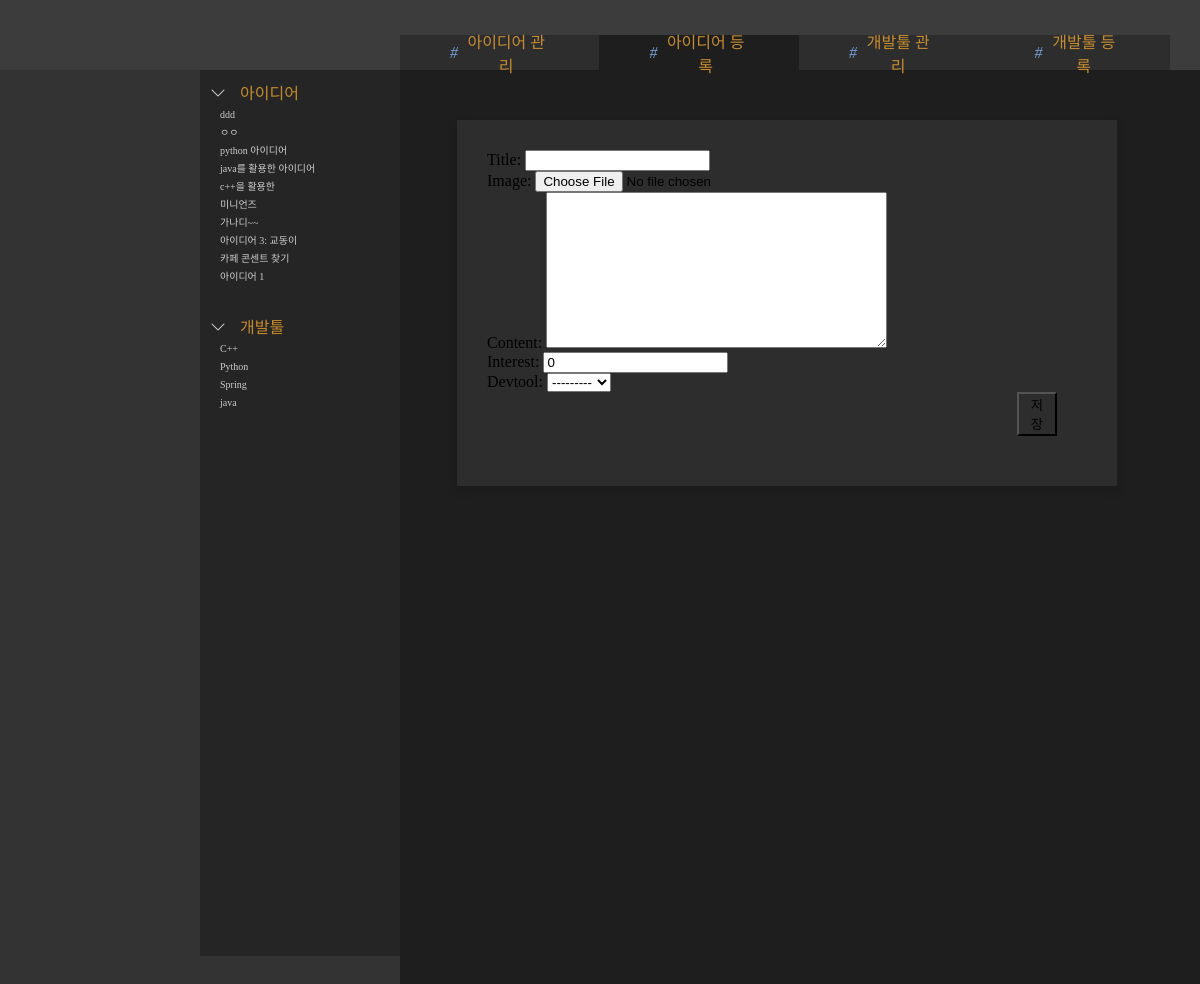
Page /ideas/create/ on the committed database.
### ideaapp/models.py (models this page shows, shortened)
class Idea(models.Model):
    title = models.CharField(max_length=100)
    image = models.ImageField(upload_to="ideas/", blank=True, null=True)
    content = models.TextField()
    interest = models.IntegerField(default=0)
    devtool = models.ForeignKey( #하나의 아이디어는 하나 이상의 개발툴을 가진다.
        DevTool,
        on_delete=models.PROTECT, #이 개발툴을 사용하는 아이디어가 잇으면, 개발툴을 삭제하지 못함
        related_name="ideas"  #나중에 개발툴 상세페이지에서 해당 개발툴을 사용하는 아이디어를 불러올 수 잇음
    )
    created_at = models.DateTimeField(auto_now_add=True)

class DevTool(models.Model):
    name = models.CharField(max_length=50, unique=True)
    kind = models.CharField(max_length=50)
    content = models.TextField(blank=True)
    def __str__(self):
        return self.name

### ideaapp/views.py (the view)
# urls.py: path("ideas/create/", views.idea_create, name="idea_create"),
def idea_create(request):
    if request.method == "POST":
        form = IdeaForm(request.POST, request.FILES)
        if form.is_valid():
            idea = form.save()
            return redirect("ideaapp:idea_detail", pk=idea.pk)
    else:
        form = IdeaForm()
    return render(request, "ideaapp/idea_form.html", {"form": form})

### ideaapp/forms.py
class IdeaForm(forms.ModelForm):
    class Meta:
        model = Idea
        fields = ["title", "image", "content", "interest", "devtool"]

### ideaapp/context_processors.py (called while the page is built)
def sidebar_lists(request):
    return {
        "sidebar_ideas": Idea.objects.order_by("-created_at")[:20],  # 최근 20개
        "sidebar_devtools": DevTool.objects.order_by("name")[:50],   # 이름순 50개
    }

### ideaapp/templates/ideaapp/idea_form.html (shortened to what this page needs)
{% extends "ideaapp/base.html" %}
{% load static %}
{%block add_css %}
    <link rel="stylesheet" href="{% static 'ideaapp/idea_form.css' %}">
{% endblock %}
{% block itembox %}
<div class="box_form">
  <form method="post" enctype="multipart/form-data">
    {{ form.as_p }}
    <button type="submit" class = "save_btn">저장</button>
  </form>
</div>
{% endblock %}

### ideaapp/templates/ideaapp/base.html (shortened to what this page needs)
<!DOCTYPE html>
<html lang="ko">
    <head>
        {% load static %}
    <link rel="stylesheet" href="{% static 'ideaapp/reset.css' %}">
    <link rel="stylesheet" href="{% static 'ideaapp/style.css' %}">
    <link href="https://cdn.jsdelivr.net/npm/bootstrap-icons@1.11.3/font/bootstrap-icons.css" rel="stylesheet">
    {%block add_css %}{%endblock%}
</head>
<body>
    <div class="layout">
        <nav class = "navbar">
            <div class="logo">
                <a href="{% url 'ideaapp:idea_list' %}"></a>
            </div>
            <div class="a_box">
                <a href="{% url 'ideaapp:idea_list' %}"class = "idea_list"><span class = "italic">#   </span> 아이디어 관리</a>
                <a href="{% url 'ideaapp:idea_create' %}" class = "idea_form"><span class = "italic">#   </span> 아이디어 등록</a>
                <a href="{% url 'ideaapp:devtool_list' %}" class = "devtool_list"><span class = "italic">#   </span> 개발툴 관리</a>
                <a href="{% url 'ideaapp:devtool_create' %}" class = "devtool_form"><span class = "italic">#   </span> 개발툴 등록</a>
            </div>
        </nav>
        <aside class="sidebar">
            <ul class="sidebar-devtool">
                <p class="sidebar-title">
                    <i class="bi bi-chevron-down"></i>아이디어
                </p>
                {% for idea in sidebar_ideas %}
                <li>
                    <a href="{% url 'ideaapp:idea_detail' idea.pk %}">{{ idea.title }}</a>
                </li>
                {% endfor %}
            </ul>
            <ul class="sidebar-devtool">
                <p class="sidebar-title">
                    <i class="bi bi-chevron-down"></i>개발툴
                </p>
                {% for d in sidebar_devtools %}
                <li>
                    <a href="{% url 'ideaapp:devtool_detail' d.pk %}">{{ d.name }}</a>
                </li>
                {% endfor %}
            </ul>
        </aside>
        <main class="content">
            <div class="itembox">
                {% block itembox %}base itembox  {% endblock %}
            </div>
        </main>
    </div>
</body>
</html>

### ideaapp/static/ideaapp/style.css (style rules this page uses)
body { margin: 0; background-color: beige; }
.layout { display: flex; padding-top: 70px; min-height: 100vh; background-color: #333333; }
.navbar { background-color: #3c3c3c; position: fixed; top: 0; left: 0; width: 100%; height: 70px; z-index: 1000; display: flex; text-align: center; }
.logo { padding: 0px 60px; background-image: url(https://code.visualstudio.com/assets/updates/1_35/logo-stable.png); background-size: 50px 50px; background-repeat: no-repeat; width: 14px; height: 90%; margin-left: 230px; margin-top:10px; }
.a_box { margin:auto 30px; margin-left: 36px; margin-top: 35px ; margin-bottom: 0; background-color:#2d2d2d ; display:flex; align-items: center; }
.idea_list, .idea_form, .devtool_list, .devtool_form { display:flex; align-items: center; }
.navbar a { text-decoration:none ; color:inherit; color:#c68d30; padding: 0 50px; height: 100%; }
.italic { font-style: italic; color:#75a0d8; padding-right: 5px; }
.sidebar { background-color: #252526; flex: 0 0 150px; width: 7%; padding: 10px; margin: 30px 30px; margin-top: 0px; margin-left: 200px; margin-right: 0; padding-right: 40px; position: sticky; top: 130px; height: calc(100vh - -66px); }
.sidebar-idea, .sidebar-devtool { margin-bottom: 30px; color:#c68b2b; }
.sidebar-idea, .sidebar-devtool { list-style: none; }
.sidebar-idea li, .sidebar-devtool li { padding-left: 10px; color:#cccccc; }
.sidebar-idea a, .sidebar-devtool a { text-decoration: none; color: inherit; font-size: 10px; }
.bi-chevron-down { color:#cccccc; padding-right: 7px; margin-right: 7px; }
.content { background-color: #1e1e1e; flex: 1; min-width: 0; padding: 20px; padding-left: 0px; }
.itembox { margin: 20px; }

### ideaapp/static/ideaapp/idea_form.css (style rules this page uses)
.idea_form { background-color: #1e1e1e; }
.box_form { background-color: #2d2d2d; margin: 30px 190px; margin-left: 37px; width:600px; box-shadow: 0 4px 10px rgba(0,0,0,0.15); padding:30px; padding-bottom: 20px; }
.save_btn { margin:30px; background: transparent; margin-left: 530px; margin-top:0 ; }

### rows in the picture
Idea: title "ddd"
Idea: title "ㅇㅇ"
Idea: title "python 아이디어"
Idea: title "java를 활용한 아이디어"
Idea: title "c++을 활용한"
Idea: title "미니언즈"
Idea: title "가나디~~"
Idea: title "아이디어 3: 교동이"
Idea: title "카페 콘센트 찾기"
Idea: title "아이디어 1"
DevTool: name "C++"
DevTool: name "Python"
DevTool: name "Spring"
DevTool: name "java"
